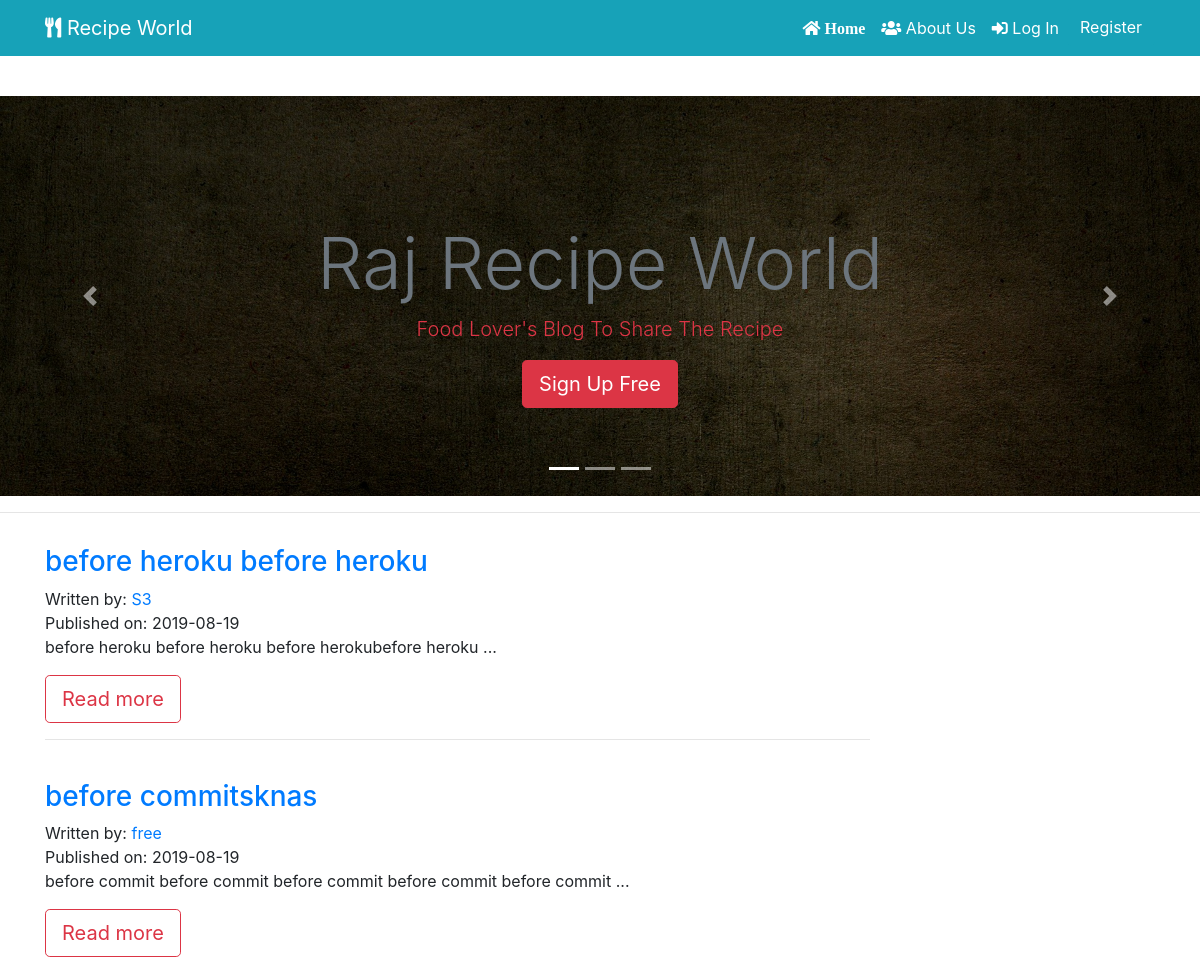
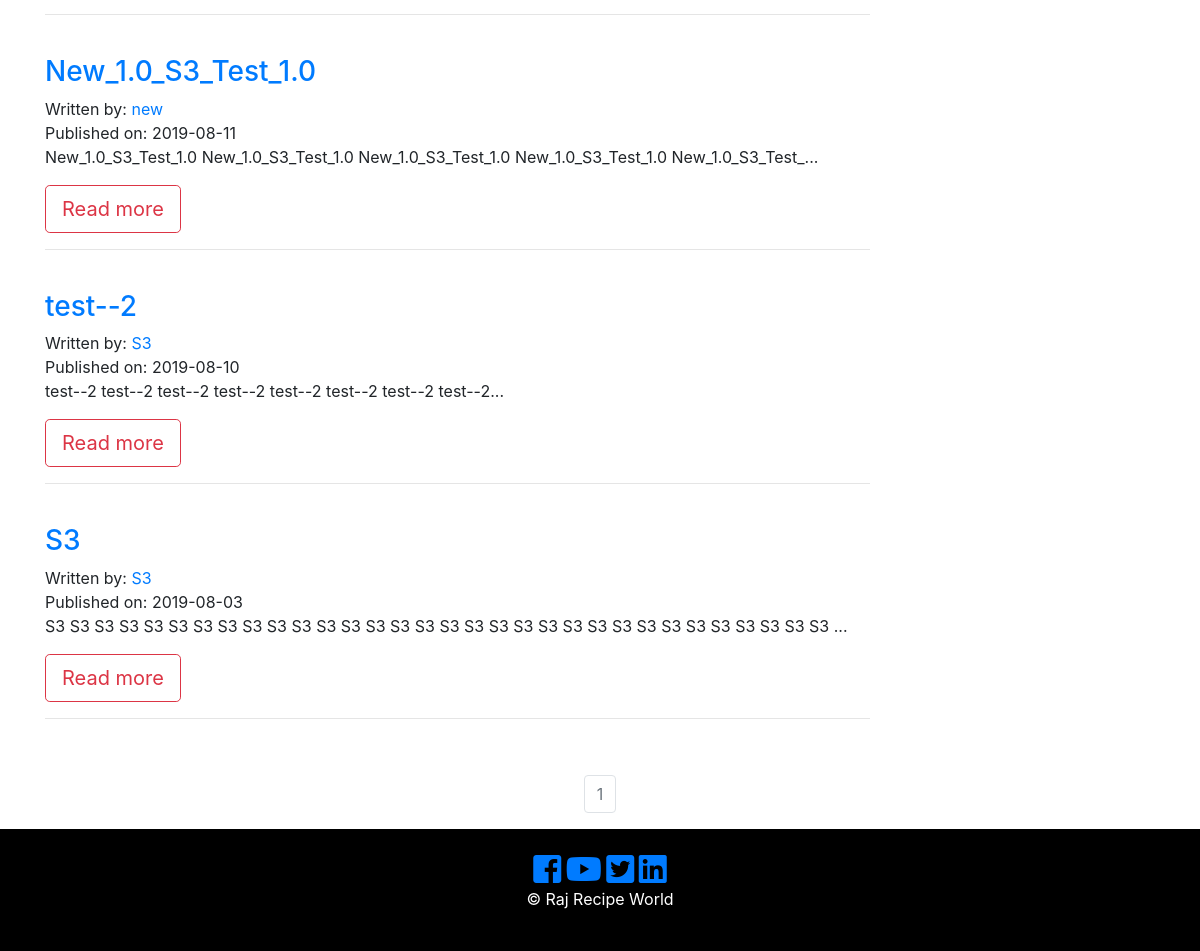
Before: / with the older database file (2 pictures, top to bottom).
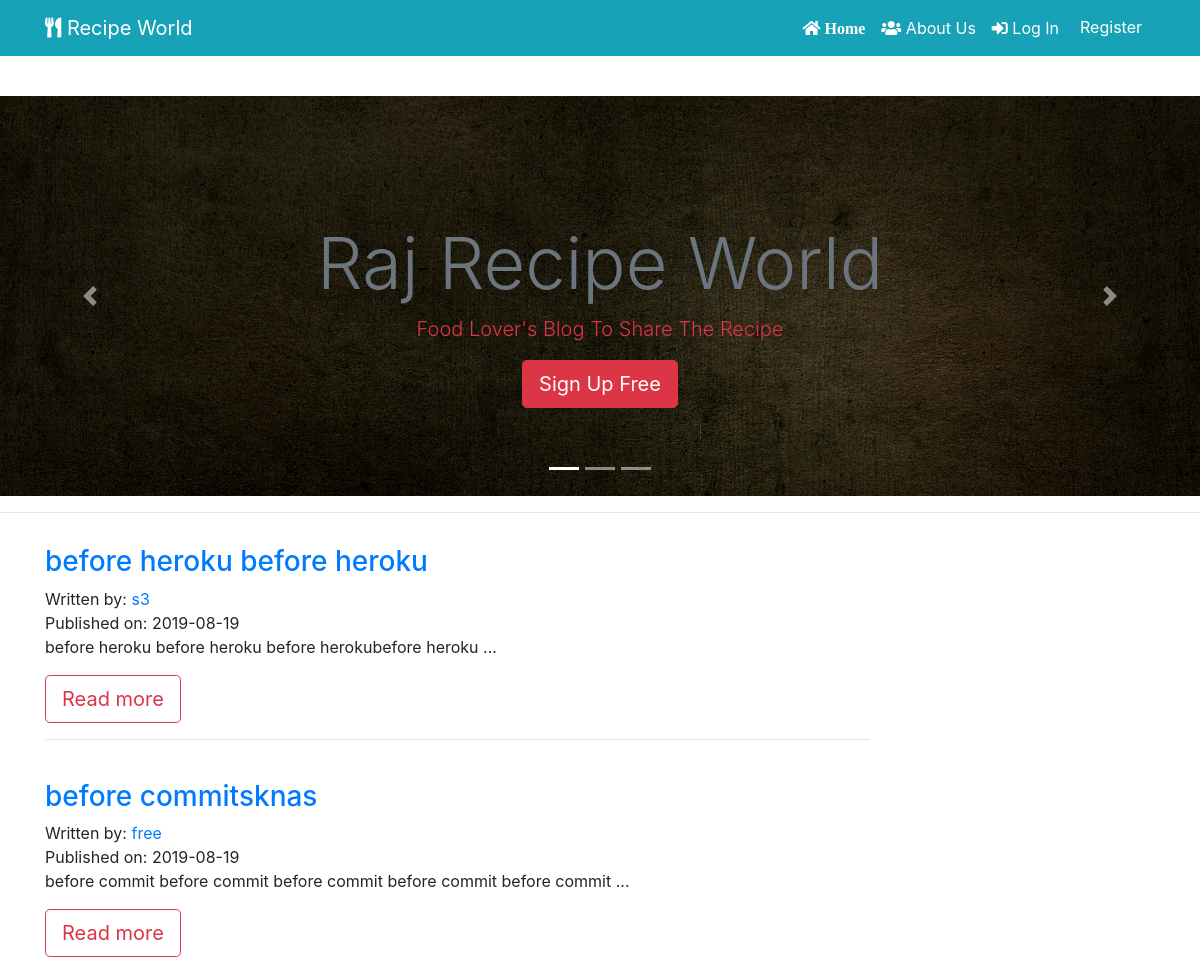
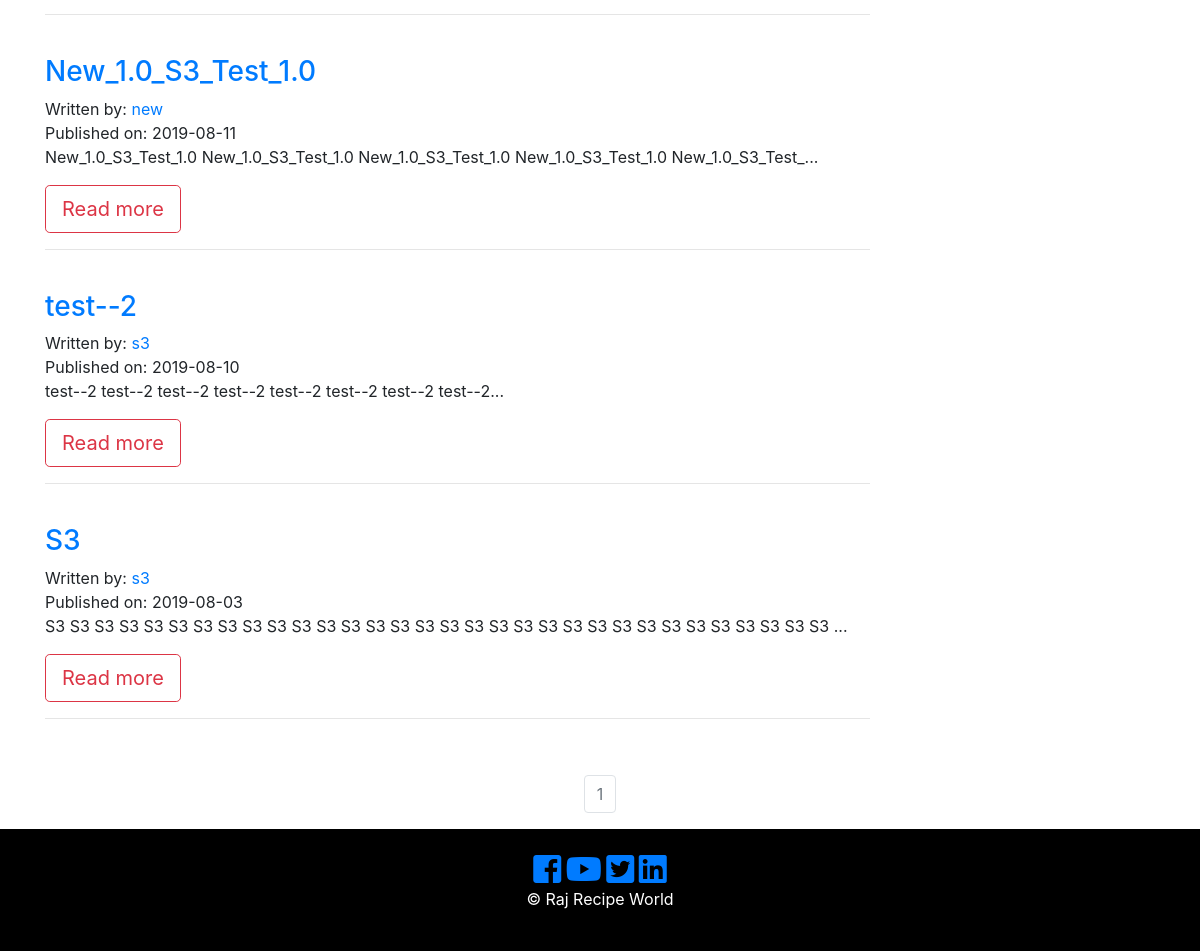
After: the same page with the newer database file (2 pictures, top to bottom).
### recipe_app/models.py (models this page shows, shortened)
class RecipePost(db.Model):
    __searchable__ = ['recipe_name']
    users = db.relationship(User)
    id = db.Column(db.Integer, primary_key=True)
    user_id = db.Column(db.Integer, db.ForeignKey('users.id'), nullable=False)
    date = db.Column(db.DateTime, nullable=False, default=datetime.utcnow)
    recipe_image = db.Column(db.String(128), default=None, nullable=True)
    recipe_name = db.Column(db.String(164), nullable=False)
    course = db.Column(db.String(164), nullable=False)
    food_category = db.Column(db.String(164), nullable=False)
    cuisine = db.Column(db.String(164), nullable=False)
    prep_time = db.Column(db.String(164), nullable=False)
    cook_time = db.Column(db.String(164), nullable=False)
    allergens = db.Column(db.String(164), nullable=False)
    serving = db.Column(db.String(164), nullable=False)
    ingredients = db.Column(db.Text, nullable=False)
    recipe_description = db.Column(db.Text, nullable=False)

class User(db.Model, UserMixin):
     __tablename__ = 'users'
     id = db.Column(db.Integer, primary_key = True)
     picture = db.Column(db.String(128), default='default_profile.png', nullable=False)
     email = db.Column(db.String(64), unique=True, index=True)
     username = db.Column(db.String(64), unique=True, index=True)
     password_hash = db.Column(db.String(128))
     recipe = db.relationship('RecipePost', backref='author', lazy=True)

### recipe_app/core/views.py (the view)
@core.route('/')
def index():
    page = request.args.get('page', 1, type=int)
    all_recipies_posts = RecipePost.query.order_by(RecipePost.date.desc()).paginate(page=page, per_page=10)
    return render_template('index.html', all_recipies_posts = all_recipies_posts)

### recipe_app/templates/index.html (shortened to what this page needs)
{% extends "base.html" %}
{% block content %}
  <section id="showcase" class="">
    <div id="myCarousel" class="carousel slide" data-ride="carousel">
      <ol class="carousel-indicators">
        <li data-target="#myCarousel" data-slide-to="0" class="active"></li>
        <li data-target="#myCarousel" data-slide-to="1"></li>
        <li data-target="#myCarousel" data-slide-to="2"></li>
      </ol>
      <div class="carousel-inner">
        <div class="carousel-item carousel-image-1 active">
          <div class="container">
            <div class="carousel-caption d-none d-sm-block text-center mb-5">
              <h1 class="display-3 text-secondary"> Raj Recipe World</h1>
              <p class="lead text-danger"> Food Lover's Blog To Share The Recipe </p>
              <a href="{{ url_for('users.register') }}" class="btn btn-danger btn-lg">Sign Up Free</a>
            </div>
          </div>
        </div>
      </div>
      <a href="#myCarousel" data-slide="prev" class="carousel-control-prev">
        <span class="carousel-control-prev-icon"></span>
      </a>
      <a href="#myCarousel" data-slide="next" class="carousel-control-next">
        <span class="carousel-control-next-icon"></span>
      </a>
    </div>
  </section>
  <hr>
<section id="info" class="py-3">
  <div class="container">
    {% for recipe in all_recipies_posts.items %}
    <div class="row">
      <div class="col-md-9 align-self-center">
        <h3> <a href="{{ url_for('recipe_posts.recipe_post', recipe_post_id=recipe.id) }}">{{ recipe.recipe_name }}</a> </h3>
          <p>
            Written by: <a href="{{ url_for('users.user_recipies', username = recipe.author.username) }}">{{ recipe.author.username }}</a>
            <br/>
            Published on: {{ recipe.date.strftime('%Y-%m-%d') }}
            <br/>
            {{ recipe.recipe_description[:100] }}...
            </p>
              <a href="{{ url_for('recipe_posts.recipe_post', recipe_post_id=recipe.id) }}" class="btn btn-outline-danger btn-lg">Read more</a>
              <hr>
               <br/>
          </div>
            <div class="col-md-3">
             </div>
           </div>
           {% endfor %}
  </div>
</section>
<nav aria-label="Page navigation example">
  <ul class="pagination justify-content-center">
    {% for page_num in all_recipies_posts.iter_pages(left_edge=1, right_edge=1, left_current=1, right_current=2) %}
            {% if all_recipies_posts.page == page_num %}
              <li class="page-item disabled">
                <a class="page-link" href="{{ url_for('core.index', page=page_num) }}">{{ page_num }}</a>
              </li>
            {% else %}
              <li class="page-item">
                <a class="page-link" href="{{ url_for('core.index', page=page_num) }}">{{ page_num }}</a>
              </li>
            {% endif %}
    {% endfor %}
  </ul>
</nav>
{% endblock %}

Changed rows visible on the page:
changed through a linked row, RecipePost "before heroku before heroku": author.username "S3" → "s3"
changed through a linked row, RecipePost "test--2": author.username "S3" → "s3"
changed through a linked row, RecipePost (number 5 of 5 on the later page): author.username "S3" → "s3"
